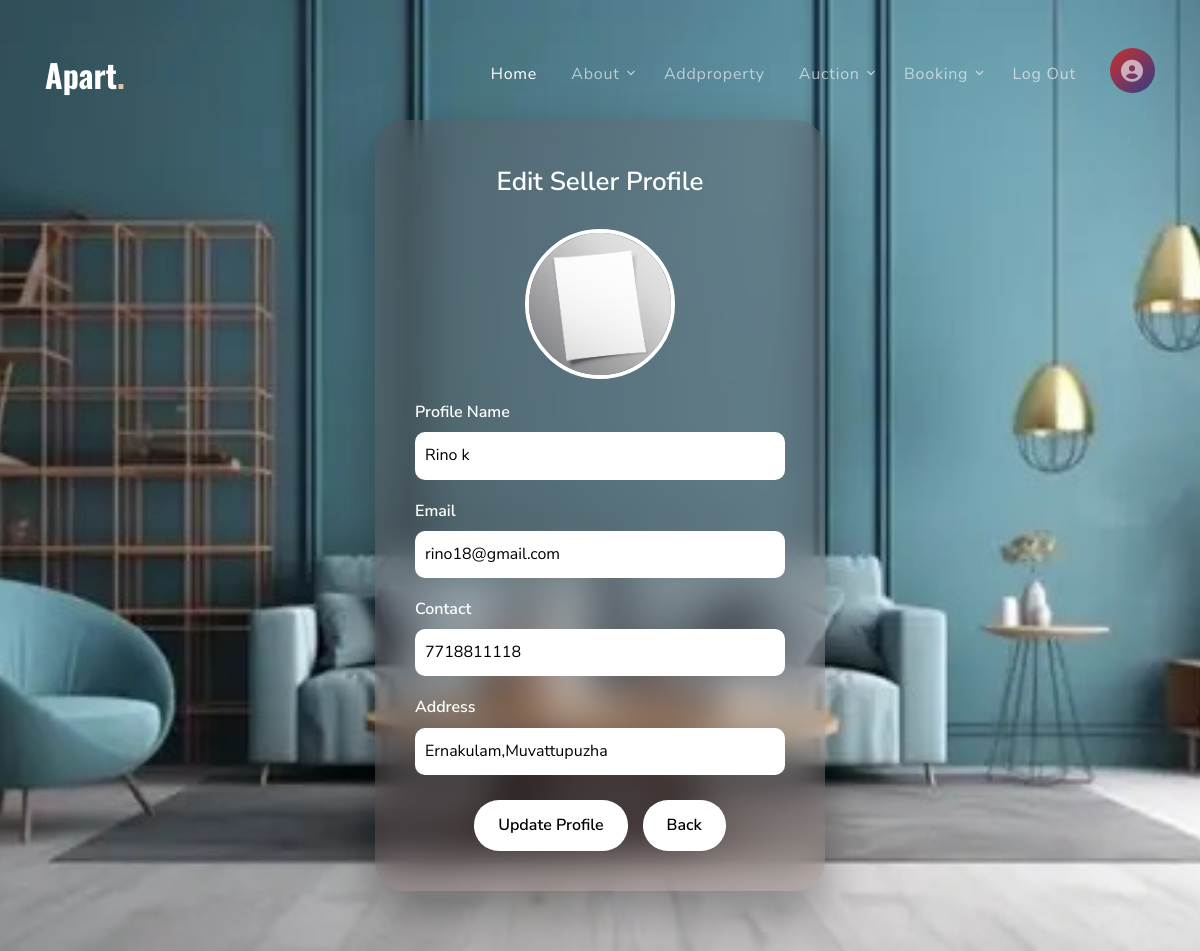
Page /Seller/Editprofile/ (signed in) on the committed database.
### Guest/models.py (models this page shows)
class tbl_seller(models.Model):
    seller_name=models.CharField(max_length=30)
    seller_email=models.CharField(max_length=30)
    seller_contact=models.CharField(max_length=30)
    seller_address=models.CharField(max_length=100)
    place=models.ForeignKey(tbl_Place,on_delete=models.CASCADE)
    seller_photo=models.FileField(upload_to="Assets/User/")
    seller_proof=models.FileField(upload_to="Assets/User/")
    seller_password=models.CharField(max_length=30)
    seller_status =models.IntegerField(default=0)

### Seller/views.py (the view)
# urls.py: path('Editprofile/',views.Editprofile,name='Editprofile'),
def Editprofile(request):
    sellerdata=tbl_seller.objects.get(id=request.session['sid'])
    if request.method=='POST':
        sellerdata.seller_name=request.POST.get('txt_sellername')
        sellerdata.seller_email=request.POST.get('txt_email')
        sellerdata.seller_contact=request.POST.get('txt_contact')
        sellerdata.seller_address=request.POST.get('txt_address')
        sellerdata.save()
        return render(request,'Seller/Editprofile.html',{'msg':"Profile Updated"})
    else:
        return render(request,'Seller/Editprofile.html',{'sellerdata':sellerdata})

### Seller/Templates/Seller/Editprofile.html (shortened to what this page needs)
{% extends 'Seller/Header.html' %}
{% block content %}
{% load static %}
<!DOCTYPE html>
<html lang="en">
<head>
<div class="edit-wrapper">
<form method="post">
<div class="edit-card">
<div class="edit-title">
Edit Seller Profile
</div>
<div class="edit-img">
<img src="{{sellerdata.seller_photo.url}}">
</div>
<div class="edit-group">
<label>Profile Name</label>
<input type="text" required name="txt_sellername"
value="{{sellerdata.seller_name}}">
</div>
<div class="edit-group">
<label>Email</label>
<input type="email" required name="txt_email"
value="{{sellerdata.seller_email}}">
</div>
<div class="edit-group">
<label>Contact</label>
<input type="text" required name="txt_contact"
value="{{sellerdata.seller_contact}}">
</div>
<div class="edit-group">
<label>Address</label>
<input type="text" name="txt_address"
value="{{sellerdata.seller_address}}">
</div>
<div class="edit-buttons">
<button type="submit" class="edit-btn">
Update Profile
</button>
<a href="{% url 'Seller:Myprofile'%}" class="back-btn">
Back
</a>
</div>
</div>
</form>
</div>
{% endblock content %}

### Guest/static/Main/css/style.css (style rules this page uses)
body { line-height: 1.7; font-weight: 400; font-size: 1rem; color: #333; font-family: "Nunito Sans", -apple-system, BlinkMacSystemFont, "Segoe UI", Roboto, "Helvetica Neue", Arial, sans-serif, "Apple Color Emoji", "Segoe UI Emoji", "Segoe UI Symbol", "Noto Color Emoji"; }
a { -webkit-transition: .3s all ease; -o-transition: .3s all ease; transition: .3s all ease; }

### rows in the picture
tbl_seller: seller_photo (picture), txt_sellername "Rino k", txt_email "rino18@gmail.com", txt_contact "7718811118", txt_address "Ernakulam,Muvattupuzha"
